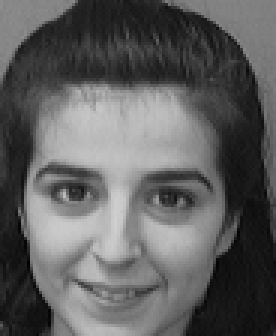
#> input picture images/kmeans.png, 92 x 112 px (shown 3 times larger)
$ jupyter execute kmeans.ipynb   (shell and % lines are left out)
#> lines starting #> are read from the running program, lines starting #| are printed output that depends on the picture; after the words box and inside, x2 and y2 are one past the last pixel; in counts of white or black regions, pixels touching at a corner belong together
### cv_toolbox/binary/kmeans.py
# encoding: utf-8

from skimage import io
import matplotlib.pyplot as plt
import numpy as np
import Image

class KMeans():
    def __init__(self, img, k=2):
        self.k = k
        self.img = img

    def run(self):

        h, w = self.img.shape
        iterations = 10
        self.centroids = np.random.uniform(self.img.min(), self.img.max(), self.k).astype('int')

        for i in range(iterations):
            self.points = []
            for x in range(self.k):
                self.points.append([])

            for i in range(h):
                for j in range(w):
                    pixel = self.img[i, j]
                    group = self.get_group(pixel)
                    self.points[group].append(pixel)

            self.recalculate_centroid()

    def get_group(self, pixel):
        return np.argmin(distance(self.centroids, pixel))

    def new_image(self):
        h,w = self.img.shape
        retorno = np.zeros((h,w))
        for i in range(h):
                for j in range(w):
                    retorno[i,j] = self.centroids[self.get_group(self.img[i,j])]

        return retorno

    def recalculate_centroid(self):
        self.centroids = []

        for point in self.points:
            mean = np.array(point).mean().astype('int')
            self.centroids.append(mean)


def distance(a, b):
    return np.sqrt(np.power(a-b, 2))


# [21 lines left out: function main, not called in this run]


# [2 lines that do not run on import are left out]

### examples/kmeans.ipynb
[cell 1]
# Run some setup code for this notebook.

import numpy as np
import Image
import matplotlib.pyplot as plt

# This is a bit of magic to make matplotlib figures appear inline in the notebook
# rather than in a new window.
plt.rcParams['figure.figsize'] = (10.0, 8.0) # set default size of plots
plt.rcParams['image.interpolation'] = 'nearest'
plt.rcParams['image.cmap'] = 'gray'

# Some more magic so that the notebook will reload external python modules;
# see http://stackoverflow.com/questions/1907993/autoreload-of-modules-in-ipython

[cell 2]
from kmeans import KMeans

img = np.array(Image.open('../images/kmeans.png').convert('L'))
#> img is the input picture: shape (112, 92); min 1, max 207, mean 95.1
kmeans = KMeans(img)
kmeans.run()
#> in run, `self.centroids = np.random.uniform(self.img.min(), self.img.max(), sel..`: self.centroids = [114, 148]
img_b = kmeans.new_image()
#> after the loop in new_image, `for i in range(h):`:
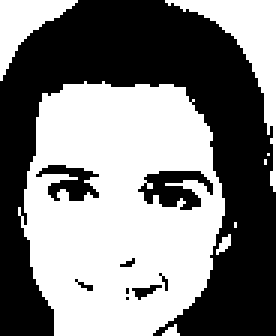
#> retorno: shape (112, 92) float64 (shown 3 times larger); values 42 (black) and 146 (white), 50.8% white; 9 black regions (5 under 20 px), largest, box (x1, y1, x2, y2) and area: (0, 0, 92, 112) 4702, (46, 57, 71, 70) 190, (12, 55, 33, 67) 132, (44, 95, 54, 100) 23

kmeans.k = 4
kmeans.run()
img_b4 = kmeans.new_image()
#> after the loop in new_image (call 2), `for i in range(h):`:
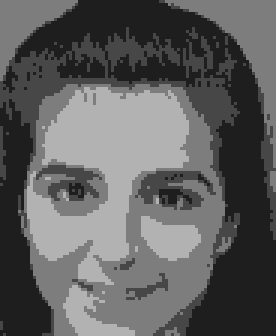
#> retorno: shape (112, 92) float64 (shown 3 times larger); min 30, max 178, mean 95.3

kmeans.k = 8
kmeans.run()
img_b8 = kmeans.new_image()

plt.imshow(np.hstack((img, img_b, img_b4, img_b8)), cmap='gray')
plt.show()
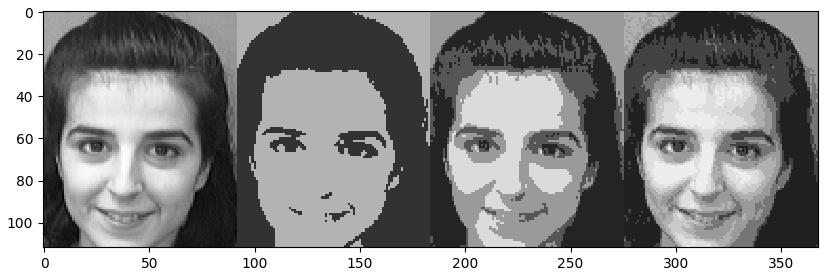
#> figure drawn by matplotlib, 1 panel
